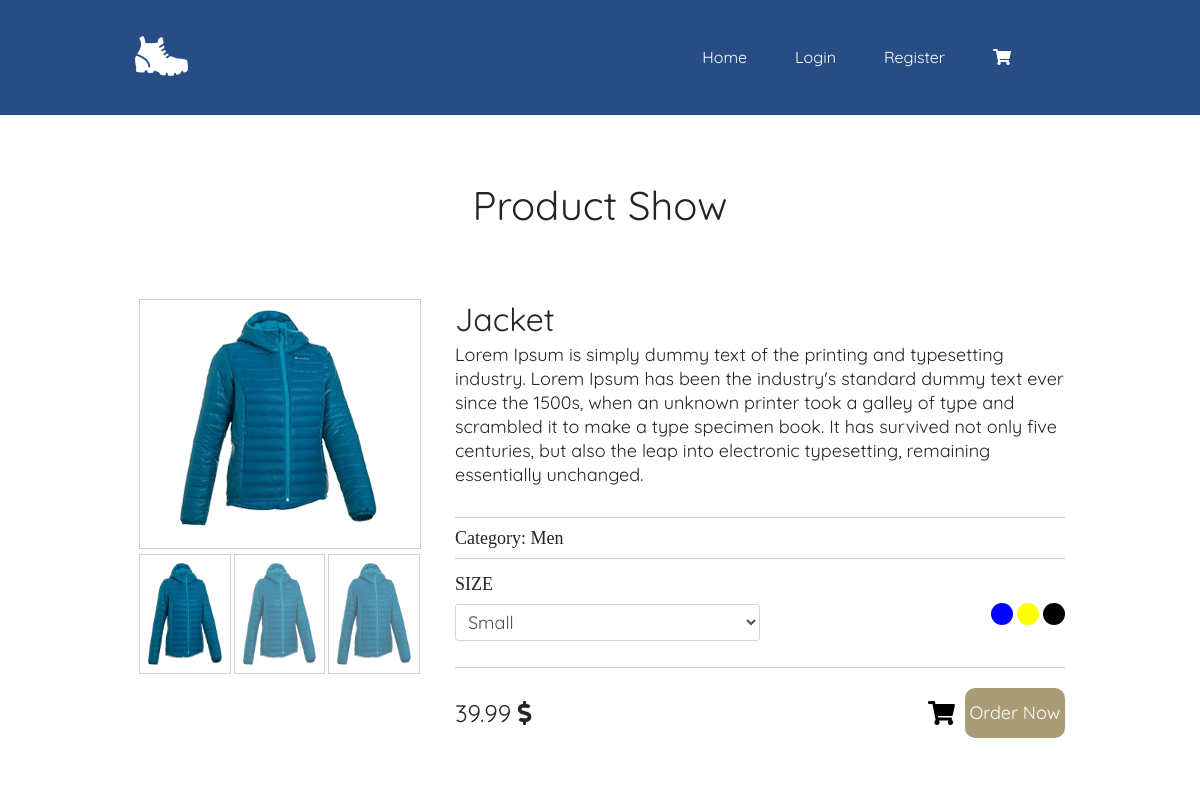
The page /product/jacket/ on the database its author committed.
### products/models.py (models this page shows, shortened)
class Product(models.Model):
    title       = models.CharField(max_length=50)
    category    = models.CharField(max_length=30, choices=CATEGORY_CHOICES)
    description = models.TextField()
    image       = models.ImageField(upload_to='prod_pics', default='')
    price       = models.DecimalField(max_digits=100, decimal_places=2)
    active      = models.BooleanField(default=True)
    featured    = models.BooleanField(default=False)
    timestamp   = models.DateTimeField(auto_now_add=True)
    slug        = models.SlugField(unique=True, null=True, blank=True)
    objects = ProductManager()

### products/views.py (the view)
# urls.py: path('product/<slug:slug>/', ProductSlugView.as_view(), name='product_detail'),
class ProductSlugView(DetailView):
    queryset = Product.objects.all()
    template_name = 'products/detail.html'
    def get_context_data(self, *args, **kwargs):
        context = super(ProductSlugView, self).get_context_data(*args, **kwargs)
        cart_obj, new_obj = Cart.objects.new_or_get(self.request)
        slug = self.kwargs.get('slug')
        prod_obj = Product.objects.get(slug=slug)
        image_list = prod_obj.images.all()
        context['cart'] = cart_obj
        context['images'] = image_list
        return context
    def get_object(self, *args, **kwargs):
        request =self.request
        slug = self.kwargs.get('slug')
        try:
            instance = Product.objects.get(slug=slug, active=True)
        except Product.DoesNotExist:
            raise Http404('Not found')
        except Product.MultipleObjectsReturned:
            qs = Product.objects.filter(slug=slug, active=True)
            instance = qs.first()
        return instance

### carts/models.py (called while the page is built)
    def new_or_get(self, request):
        cart_id = request.session.get("cart_id", None)
        qs = self.get_queryset().filter(id=cart_id)
        if qs.count() == 1:
            new_obj = False
            cart_obj = qs.first()
            if request.user.is_authenticated and cart_obj.user is None:
                cart_obj.user = request.user
                cart_obj.save()
        else:
            cart_obj = Cart.objects.new(user=request.user)
            new_obj = True
            request.session['cart_id'] = cart_obj.id
        return cart_obj, new_obj

    def new(self, user=None):
        user_obj = None
        if user is not None:
            if user.is_authenticated:
                user_obj = user
        return self.model.objects.create(user=user_obj)

### orders/models.py (called while the page is built)
def post_save_cart_total(sender, instance, created, *args, **kwargs):
    if not created:
        cart_obj = instance
        cart_total = cart_obj.total
        cart_id = cart_obj.id
        qs = Order.objects.filter(cart__id=cart_id)
        if qs.count() == 1:
            order_obj = qs.first()
            order_obj.update_total()

### products/models.py (called while the page is built)
    def active(self):
        return self.filter(active=True)

    def get_queryset(self):
        return ProductQuerySet(self.model, using=self._db)

    def all(self):
        return self.get_queryset().active()

### products/templates/products/detail.html (shortened to what this page needs)
{% extends 'products/base.html' %}
{% block content %}
<section class="product-show">
    <div class="container">
        <h1 class="product-show-h1">Product Show</h1>
        <div class="row">
            <div class="col-lg-4 col-md-5 col-sm-8 col-12">
                {% if images %}
                <div class="flexslider">
                    <ul class="slides">
                      <li data-thumb="{{ product.image.url }}">
                        <img src="{{ product.image.url }}" />
                      </li>
                      {% for img in images %}
                      <li data-thumb="{{ img.image.url }}">
                      </li>
                      {% endfor %}
                    </ul>
                  </div>
                  {% else %}
                  <img src="{{ product.image.url }}" alt="" class="mt-5">
                  {% endif %}
            </div>
            <div class="col-lg-8 col-md-7 col-sm-12 col-12">
                <div class="product-show-info">
                    <h1>{{ product.title }}</h1>
                    <p>{{ product.description }}</p>
                    <div class="product-category">
                        Category:  {{ product.category|capfirst }}
                    </div>
                    <div class="product-show-szcr">
                        <div class="form-group">
                            <label for="form-control" class="size-label">Size</label>
                            <select class="form-control form-control-sm">
                                <option>Small</option>
                            </select>
                        </div>
                        <div class="product-color">
                            <ul>
                                <li><a href="#" class="color blue"></a></li>
                                <li><a href="#" class="color yellow"></a></li>
                                <li><a href="#" class="color black"></a></li>
                            </ul>
                        </div>
                    </div>
                    <div class="product-show-lower">
                        <div class="product-show-price">{{ product.price }} <i class="fas fa-dollar-sign"></i></div>
                        <div class="product-show-lower-buy">
                            {% if product in cart.products.all %}
                                <a href="{% url 'cart' %}" class='mr-3' style="font-family: 'Quicksand', sans-serif;font-size:24px; line-height:50px; text-align: center;text-decoration: none;">In cart</a>
                            {% else %}
                                <a href="{% url 'cart_update' product.slug %}" class="add-cart"><i class="fas fa-shopping-cart"></i></a>
                            {% endif %}
                            <a href="#" class="product-show-order">Order Now</a>
                        </div>
                    </div>
                </div>
            </div>
        </div>
    </div>
</section>
{% endblock %}

### products/static/products/main.css (style rules this page uses)
html, body, div, span, applet, object, iframe, h1, h2, h3, h4, h5, h6, p, blockquote, pre, a, abbr, acronym, address, big, cite, code, del, dfn, em, img, ins, kbd, q, s, samp, small, strike, strong, sub, sup, tt, var, b, u, i, center, dl, dt, dd, ol, ul, li, fieldset, form, label, legend, table, caption, tbody, tfoot, thead, tr, th, td, article, aside, canvas, details, embed, figure, figcaption, footer, header, hgroup, menu, nav, output, ruby, section, summary, time, mark, audio, video { margin: 0; padding: 0; border: 0; font-size: 100%; font: inherit; vertical-align: baseline; }
article, aside, details, figcaption, figure, footer, header, hgroup, menu, nav, section { display: block; }
body { line-height: 1; }
ol, ul { list-style: none; }
.container { width: 80%; margin: 0 auto; position: relative; height: 100%; }
.product-color { width: 100%; text-align: right; }
.product-color ul { width: 100%; height: 100%; }
.product-color ul li { display: inline-block; }
.product-color ul li .color { width: 22px; height: 22px; display: block; border-radius: 50px; }
.product-color ul li .blue { background-color: blue; }
.product-color ul li .yellow { background-color: yellow; }
.product-color ul li .black { background-color: black; }
.product-show { text-align: center; position: relative; padding: 70px 0; }
.product-show-h1 { font-family: 'Quicksand', sans-serif; font-size: 40px; margin-bottom: 70px; }
.product-show-info { text-align: left; }
.product-show-info h1 { font-family: 'Quicksand', sans-serif; font-size: 32px; line-height: 48px; }
.product-show-info p { font-family: 'Quicksand', sans-serif; font-size: 18px; line-height: 24px; margin-bottom: 30px; }
.form-control { font-family: 'Quicksand', sans-serif; font-size: 18px; line-height: 24px; margin-top: 10px; }
.size-label { font-size: 18px; line-height: 20px; text-transform: uppercase; }
.product-category { font-size: 18px; line-height: 40px; margin: 15px 0; border-top: 1px solid #CCCCCC; border-bottom: 1px solid #CCCCCC; }
.product-show-szcr { display: -webkit-box; display: flex; -webkit-box-orient: horizontal; -webkit-box-direction: normal; flex-direction: row; -webkit-box-pack: space-evenly; justify-content: space-evenly; -webkit-box-align: center; align-items: center; }
.product-show-lower { margin-top: 10px; border-top: 1px solid #CCCCCC; display: -webkit-box; display: flex; padding: 20px 0; -webkit-box-orient: horizontal; -webkit-box-direction: normal; flex-direction: row; -webkit-box-pack: justify; justify-content: space-between; -webkit-box-align: center; align-items: center; }
.product-show-price { font-family: 'Quicksand', sans-serif; font-size: 24px; line-height: 48px; }
.product-show-order { width: 100px; font-family: 'Quicksand', sans-serif; font-size: 18px; line-height: 50px; color: #ffffff; text-align: center; background-color: #AA9B77; border-radius: 10px; text-decoration: none; }
.product-show-lower-buy { display: -webkit-box; display: flex; -webkit-box-orient: horizontal; -webkit-box-direction: normal; flex-direction: row; justify-content: space-around; -webkit-box-align: center; align-items: center; }
.add-cart { font-family: 'Quicksand', sans-serif; font-size: 24px; margin: 0 10px; color: #000000; line-height: 48px; -webkit-transition: .3s; transition: .3s; }
.form-group { width: 100%; }

### products/static/products/flexslider/flexslider.css (style rules this page uses)
.slides, .slides > li, .flex-control-nav, .flex-direction-nav { margin: 0; padding: 0; list-style: none; }
.flexslider { margin: 0; padding: 0; }
.flexslider .slides > li { display: none; height: 100%; -webkit-backface-visibility: hidden; }
.flexslider .slides img { width: 100%; display: block; }
.flexslider .slides:after { content: "\0020"; display: block; clear: both; visibility: hidden; line-height: 0; height: 0; }
.flexslider { margin: 0 0 10px; background: #ffffff; border: 4px solid #ffffff; position: relative; zoom: 1; -webkit-border-radius: 4px; -moz-border-radius: 4px; border-radius: 4px; -webkit-box-shadow: '' 0 1px 4px rgba(0, 0, 0, 0.2); -moz-box-shadow: '' 0 1px 4px rgba(0, 0, 0, 0.2); -o-box-shadow: '' 0 1px 4px rgba(0, 0, 0, 0.2); box-shadow: '' 0 1px 4px rgba(0, 0, 0, 0.2); width: 100%; height: auto; }
.flexslider .slides { zoom: 1; }
.flexslider .slides img { max-height: 250px; width: auto; max-width: 100%; margin: 10px auto; }

### rows shown on the page
Product: image (picture), title "Jacket", description "Lorem Ipsum is simply dummy text of the printing and typesetting industry. Lorem Ipsum has been the industry's standard dummy text ever since the 1500s, when an unknown printer took a galley of type and scrambled it to make a type specimen book. It has survived not only five centuries, but also the leap into electronic typesetting, remaining essentially unchanged.", category "Men", price "39.99"
